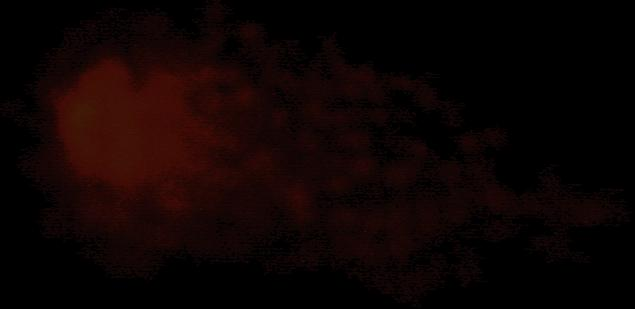
%> input picture img/image.jpg, 635 x 309 px
$ octave EnsayoCometa_k_means_FCM.m   (GNU Octave 9; MATLAB toolbox functions it lacks are replaced by stand-ins)
%> lines starting %> are read from the running program, lines starting %| are printed output that depends on the picture; in (x1, y1, x2, y2) boxes, pixels count from 0 and x2, y2 are one past the last pixel; in counts of white or black regions, pixels touching at a corner belong together; the program's own positions count from 1
### PreprocesarImagen.m
function [Filtrada, Gris] = PreprocesarImagen(ImagenRGB)
% Funcion PreprocesarImagen: Realiza el proceso de filtrado a la imagen
% RGB recibida.
Gris = rgb2gray(ImagenRGB);
% [4 lines of commented-out code are left out]
Filtrada = imfilter(Gris,fspecial('average', 11));
end

### localthresh.m
function g = localthresh(f, nhood, a, b, meantype)
% LOCALTHRESH Local thresholding.
% G = LOCALTHRESH(F, NHOOD, A, B, MEANTYPE) thresholds image F by
% computing a local threshold at the center,(x, y), of every
% neighborhood in F. The size of the neighborhoods is defined by
% NHOOD, an array of zeros and ones in which the nonzero elements
% specify the neighbors used in the computation of the local mean
% and standard deviation. The size of NHOOD must be odd in both
% dimensions.
%
% The segmented image is given by
%
%       1   if (F > A*SIG) AND (F > B*MEAN)
%   G=
%       0   otherwise
%
% where SIG is an array of the same size as F containing the local
% standard deviations. If MEANTYPE = 'local' (the default), then
% MEAN is an array of local means. If MEANTYPE = 'global', then
% MEAN is the global (image) mean, a scalar. Constants A and B
% are nonnegative scalars.

% Intialize.
f = im2double(f) ;
% Compute the local standard deviations.
SIG = stdfilt(f, nhood);
% Compute MEAN.
if nargin == 5 && strcmp(meantype, 'global')
MEAN = mean2(f) ;
else
MEAN = localmean(f, nhood); % This is a custom function.
end
% Obtain the segmented image.
g = (f > a*SIG) & (f > b*MEAN);

### DescartarCometas.m
function Propiedades = DescartarCometas(ImagenRGB, ImgBinaria, Archivo)
% Funcion DescartarCometas: Obtiene los descriptores de la imagen binaria
% y descarta los descriptores que no cumplen con los parametros
% establecidos para ser aceptados como cometas.
%
% Donde:
% ImagenRGB:  Es la imagen original RGB
% ImgBinaria: Es la imagen binaria generada despues del preprocesamiento
% Archivo:    Es el nombre del archivo que actualmente se esta procesando.
    Propiedades = regionprops(ImgBinaria,  'Area', 'BoundingBox', ...
        'Image', 'Solidity');
    %figure('NumberTitle', 'off', 'Name', Archivo), imshow(ImagenRGB);
    box = cat(1, Propiedades.BoundingBox);
    ROIs = size(box);
    hold on
    for i = 1 : ROIs
        rectangle('Position', box(i,:), 'EdgeColor', 'red');
    end
    hold off
    fprintf('\n');
    Propiedades = GetComets(Propiedades, Archivo);
end

### GetComets.m
function Comets = GetComets(Stats, FileName)
% Funcion GetComets: Devuelve los cometas que son validos para ser
% procesados como cometas.
%
% Donde:
% Stats:    Son las estadisticas generadas por la funcion regionprops
% FileName: Es el nombre del archivo de donde se obtuvieron las
%           estadisticas recibidas.
[Elements, cols] = size(Stats);
Invalid = false(Elements, 1);
disp(['Archivo: ', FileName])
str = sprintf('%5s%10s%10s%10s%10s%10s%10s','#', 'Solidity', ...
    'Asymmetry', 'Hratio', 'CLD', 'Area', 'Valid');
disp(str);
for i = 1 : Elements
    Roi = Stats(i);
    [height, width] = size(Roi.Image);
    Log = sprintf('%5d',i);
    Valid = ' ';
     if Roi.Solidity < 0.5
        Invalid(i) = true;
        Valid = '*';
    end
    Log = [Log sprintf('%9.4f%1s', Roi.Solidity, Valid)];

    Valid = ' ';
    Asymmetry = GetAsymmetry(Roi);
     if Asymmetry > 0.7
        Invalid(i) = true;
        Valid = '*';
    end
    Log = [Log sprintf('%9.4f%1s', Asymmetry, Valid)];

    Valid = ' ';
    if (height / width) > 1.1    %Hratio
        Invalid(i) = true;
        Valid = '*';
    end
    Log = [Log sprintf('%9.4f%1s', (height / width), Valid)];

    Valid = ' ';
    CLD = abs(GetXFrontCentroid(Roi.Image) - height/2)/height;
    if CLD > 0.1
        Invalid(i) = true;
        Valid = '*';
    end
    Log = [Log sprintf('%9.4f%1s', CLD, Valid)];
    Log = [Log sprintf('%10.2f%', Roi.Area)];
    if Invalid(i) == true
        Log = [Log sprintf('%10s', 'Invalid')];
    else
        Log = [Log sprintf('%10s', 'Valid')];
    end
    disp(Log);
end

Stats(Invalid) = [];
Comets = Stats;

### GetAsymmetry.m
function Asymmetry = GetAsymmetry(Roi)
% Funcion GetAsymmetry: Devuelve el valor asimetrico de la region.
%
% Donde:
% Roi: Es es el arreglo de descriptores generadas por, Roi = Stats(i).
ImgRoi = Roi.Image;
[rows cols] = size(ImgRoi);
absdy = 0.0;
xFrontCentroid = GetXFrontCentroid(ImgRoi);
for i = 1 : cols
    Sum1 = 0.0;
    Sum2 = 0.0;
    cnt1 = 0;
    for j = 1 : rows
        if ImgRoi(j,i) ~= 0
            if j > xFrontCentroid
                Sum1 = Sum1 + 1;
            else
                Sum2 = Sum2 + 1;
            end
            cnt1 = cnt1 + 1;
        end
    end
    absdy = absdy + (abs(Sum2 - Sum1) / cnt1);
end
Asymmetry = absdy / cols;

### GetXFrontCentroid.m
function xCentroid = GetXFrontCentroid(ImgRoi)
% Funcion GetXFrontCentroid: Devuelve el centroide frontal de la imagen
% del ROI.
%
% Donde:
% ImgRoi: Es la imagen binaria del ROI, ImgRoi = Roi.Image
xFrontCentroid = 0.0;
cnt = 0;
[rows cols] = size(ImgRoi);
for i = 1 : (cols*0.3)
    for j = 1 : rows
        if ImgRoi(j, i) ~= 0
            xFrontCentroid = xFrontCentroid + j;
            cnt = cnt + 1;
        end
    end
end
xCentroid = xFrontCentroid / cnt;

### InicializarEntorno.m
function InicializarEntorno()
% Funcion InicializarEntorno: Realiza la inicializacion de variables
% globales para ser utilizadas durante el proceso de segmentacion.
% Crea la carpeta Resultados donde se almacenaran los resultados.
global CometasProcesados Fila FilaFCM FilaKMeans;
global Excel ExcelKMeans ExcelFCM;
global RutaPrincipal RutaResultados;

CometasProcesados = 0;
Fila = 2;
FilaFCM = 3;
FilaKMeans = 3;

Excel = cell(0);
ExcelKMeans = cell(0);
ExcelFCM = cell(0);

Excel = {'Imagen','#', '#Img', 'Algoritmo', 'Pixeles', ...
    'Fondo', 'N鷆leo', 'Halo', 'Cola', 'Tiempo'};
ExcelKMeans(2, 1:10) = {'RESULTADOS K-Means', '#', '#', 'Algoritmo', ...
     'K-Means', 'K-Means', 'K-Means', 'K-Means', 'K-Means', 'K-Means'};
ExcelFCM(2, 1:10) = {'RESULTADOS FCM','#', '#', 'Algoritmo', 'FCM', ...
     'FCM', 'FCM', 'FCM', 'FCM', 'FCM'};

format shortg
c = clock;
fecha = [num2str(c(1)) num2str(c(2)) num2str(c(3))];
RutaResultados = [RutaPrincipal 'Resultados' fecha '\'];
if exist(RutaResultados, 'dir') ~= 7
    mkdir(RutaResultados);
end
end

### ObtenerArchivo.m
function [Ruta, Nombre] = ObtenerArchivo(Indice)
% Funcion ObtenerArchivo: Lee el archivo segun el indice recibido, si
% NombresArchivo no es un arreglo, solo se concatena la ruta base al
% nombre del archvo.
%
% Donde:
% Indice:   De donde se obtiene el archivo indica el indice del archivo
%           del arreglo de archivos leidos.
global NombresArchivo RutaPrincipal;
    if ischar(NombresArchivo) == 0
        Nombre = NombresArchivo{Indice};
        Ruta = [RutaPrincipal Nombre];
    else
        Nombre = NombresArchivo;
        Ruta = [RutaPrincipal NombresArchivo];
    end
end

### ReadFile.m
function [FileName, FilePath] = ReadFile()
% Funcion ReadFile: Muestra una ventana para seleccionar la o las imagenes
% que van a ser procesadas.
Filter={'*.jpg;*.jpeg;*.png;*.tif;*.bmp'};
Title='Selecciona una imagen';
[FileName, FilePath] = uigetfile(Filter, Title, 'MultiSelect', 'on');
%> the answer given: img/image.jpg
pause(0.01);

### EnsayoCometa_k_means_FCM.m
% Script principal que lleva a cabo el proceso de segmentacion de imagenes
% del ensayo cometa con los algoritmos K-Means y Fuzzy C-Means.
clear
clc
clear all
close all
% Quitamos advertencia: Image is too big to fit on screen
warning('off', 'Images:initSize:adjustingMag');

global NombresArchivo RutaPrincipal RutaResultados;
global Fila FilaFCM FilaKMeans CometasProcesados ;
global Excel ExcelKMeans ExcelFCM;

[NombresArchivo, RutaPrincipal] = ReadFile();
if RutaPrincipal == 0
    return;
end

InicializarEntorno();

for File = 1 : length(NombresArchivo)
    %% Preprocesamiento
    [Ruta, Archivo] = ObtenerArchivo(File);
    ImagenActual = imread(Ruta);
%> ImagenActual is the input picture: size 309x635x3 uint8; mean R, G, B 14.1, 3.4, 2.6
    [Filtrada, Gris] = PreprocesarImagen(ImagenActual);
%> in PreprocesarImagen, `Gris = rgb2gray(ImagenRGB);`:
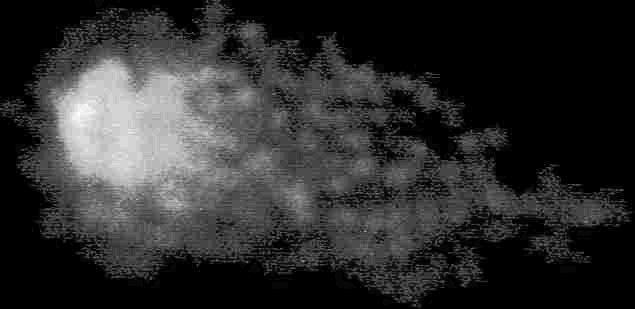
%> Gris: size 309x635 uint8; min 0, max 36, mean 6.5; drawn with min black and max white
%> in PreprocesarImagen, `Filtrada = imfilter(Gris,fspecial('average', 11));`:
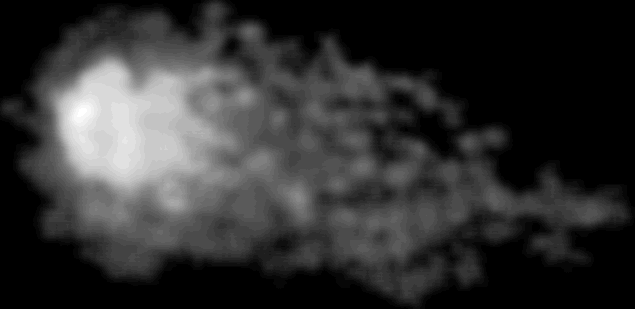
%> Filtrada: size 309x635 uint8; min 0, max 34, mean 6.5; drawn with min black and max white
    iptsetpref('ImshowBorder','tight')
    %% Binarizado y remocion.
    tsd = localthresh(Filtrada, ones(3), 1, 1.1, 'global');
%> in localthresh, `SIG = stdfilt(f, nhood);`:
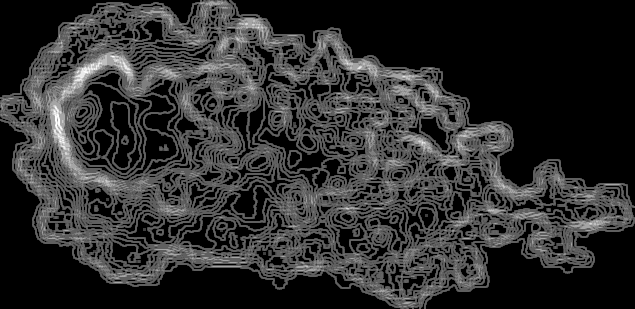
%> SIG: size 309x635 double; min 0, max 0.00523, mean 0.000945; drawn with min black and max white
%> in localthresh, `MEAN = mean2(f) ;`: MEAN = 0.0256
%> in localthresh, `g = (f > a*SIG) & (f > b*MEAN);`:
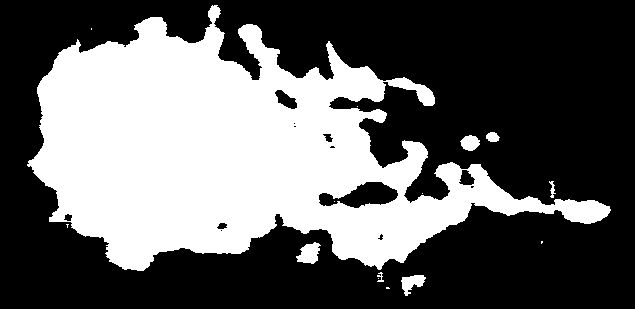
%> g: size 309x635 logical; 37.9% white; 15 white regions (8 under 20 px), largest, box (x1, y1, x2, y2) and area: (27, 5, 611, 271) 73308, (296, 242, 321, 264) 352, (401, 275, 426, 296) 292
    bwW = bwareaopen(tsd, 3000);
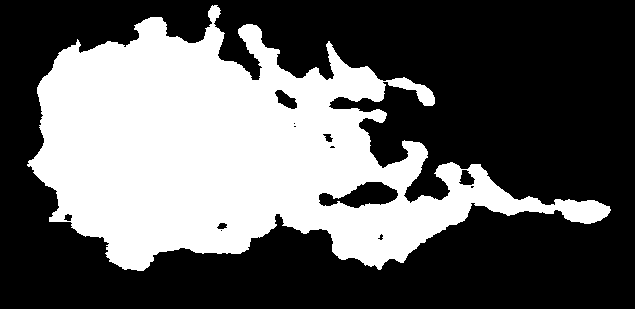
%> bwW: size 309x635 logical; 37.4% white; 1 white region
    bw = imclearborder(bwW);
    figure,imshow(bw);
    %% Descripcion y descarte
    s = DescartarCometas(ImagenActual, bw, Archivo);
%> in DescartarCometas, `Propiedades = regionprops(ImgBinaria,  'Area', 'BoundingBox', 'Image',..`: Propiedades = 1 region; box (x1, y1, x2, y2), Area and Solidity: (27, 5, 611, 271) 73308 0.689
%> in DescartarCometas, `box = cat(1, Propiedades.BoundingBox);`: box = [27.5 5.5 584 266]
%> in DescartarCometas, `ROIs = size(box);`: ROIs = [1 4]
%> the loop in DescartarCometas, `for i = 1 : ROIs` made 1 pass
%> after the loop in DescartarCometas, `for i = 1 : ROIs`:
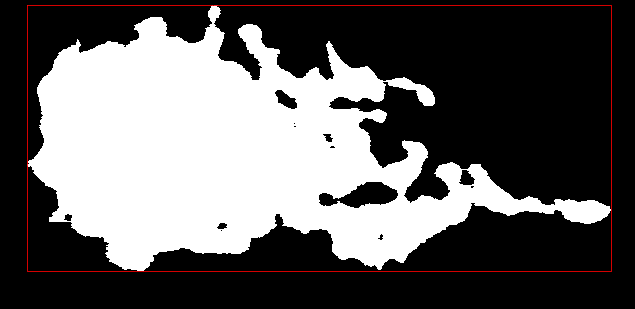
%> figure redrawn from the program's plot data
%> in GetComets, `[Elements, cols] = size(Stats);`: Elements = 1
%> in GetComets, `Invalid = false(Elements, 1);`: Invalid = false
%> the loop in GetComets, `for i = 1 : Elements` made 1 pass
%> (Roi, height, width, Log, Valid) on pass 1: ({Area 73308, BoundingBox [27.5 5.5 584 266], Solidity 0.689}, 266, 584, '    1   0.6893    0.4422    0.4555    0.0231 ', ' ')
%> pass 1, in GetAsymmetry, `ImgRoi = Roi.Image;`:
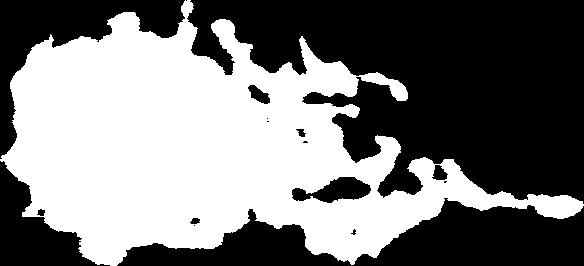
%> ImgRoi: size 266x584 logical; 47.2% white; 1 white region, box (x1, y1, x2, y2) and area: (0, 0, 584, 266) 73308
%> the run ends on the next line

$ run again, with img/0.05a.bmp saved as img/image.jpg
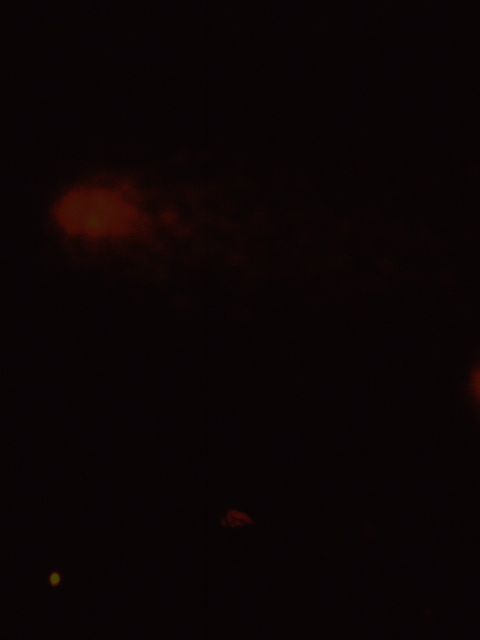
%> input picture img/0.05a.bmp, 960 x 1280 px (shown at 1/2 size)
%> ImagenActual is the input picture: size 1280x960x3 uint8; mean R, G, B 10.8, 4.2, 4.5
%> MEAN = 0.0248
%> g: size 1280x960 logical; 10.4% white; 144 white regions (111 under 20 px), largest, box (x1, y1, x2, y2) and area: (68, 295, 707, 582) 106388, (916, 689, 960, 849) 4254, (437, 1013, 510, 1059) 2488
%> bwW: size 1280x960 logical; 9% white; 2 white regions, box (x1, y1, x2, y2) and area: (68, 295, 707, 582) 106388, (916, 689, 960, 849) 4254
%> bw: size 1280x960 logical; 8.7% white; 1 white region
%> Propiedades = 1 region; box (x1, y1, x2, y2), Area and Solidity: (68, 295, 707, 582) 106388 0.769
%> box = [68.5 295.5 639 287]
%> ROIs = [1 4]
%> the loop in DescartarCometas, `for i = 1 : ROIs` made 1 pass
%> after the loop in DescartarCometas, `for i = 1 : ROIs`:
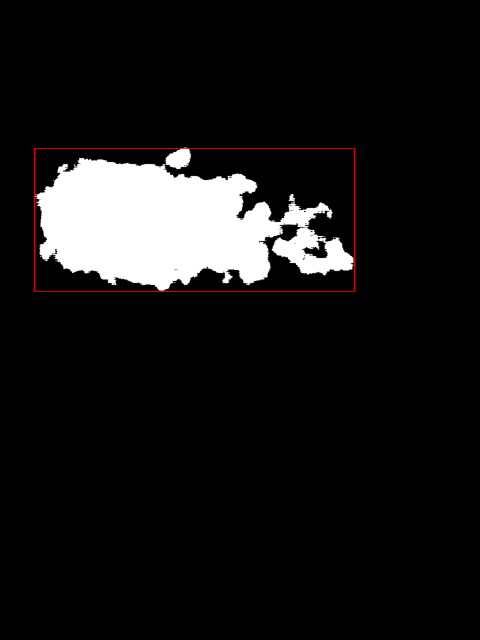
%> figure redrawn from the program's plot data; shown at 1/2 size
%> in GetComets, `[Elements, cols] = size(Stats);`: Elements = 1
%> Invalid = false
%> the loop in GetComets, `for i = 1 : Elements` made 1 pass
%> (height, width, Log, Valid) on pass 1: (287, 639, '    1   0.7690    0.3002    0.4491    0.0002 ', ' ')
%> pass 1, in GetAsymmetry, `ImgRoi = Roi.Image;`:
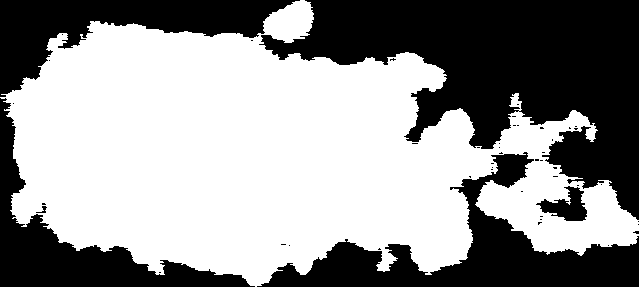
%> ImgRoi: size 287x639 logical; 58% white; 49 black regions (43 under 20 px), largest, box (x1, y1, x2, y2) and area: (259, 0, 639, 220) 39004, (257, 152, 639, 287) 15249, (0, 0, 300, 97) 11205, (0, 98, 255, 287) 10466, (536, 186, 587, 221) 903, (36, 206, 47, 213) 30
